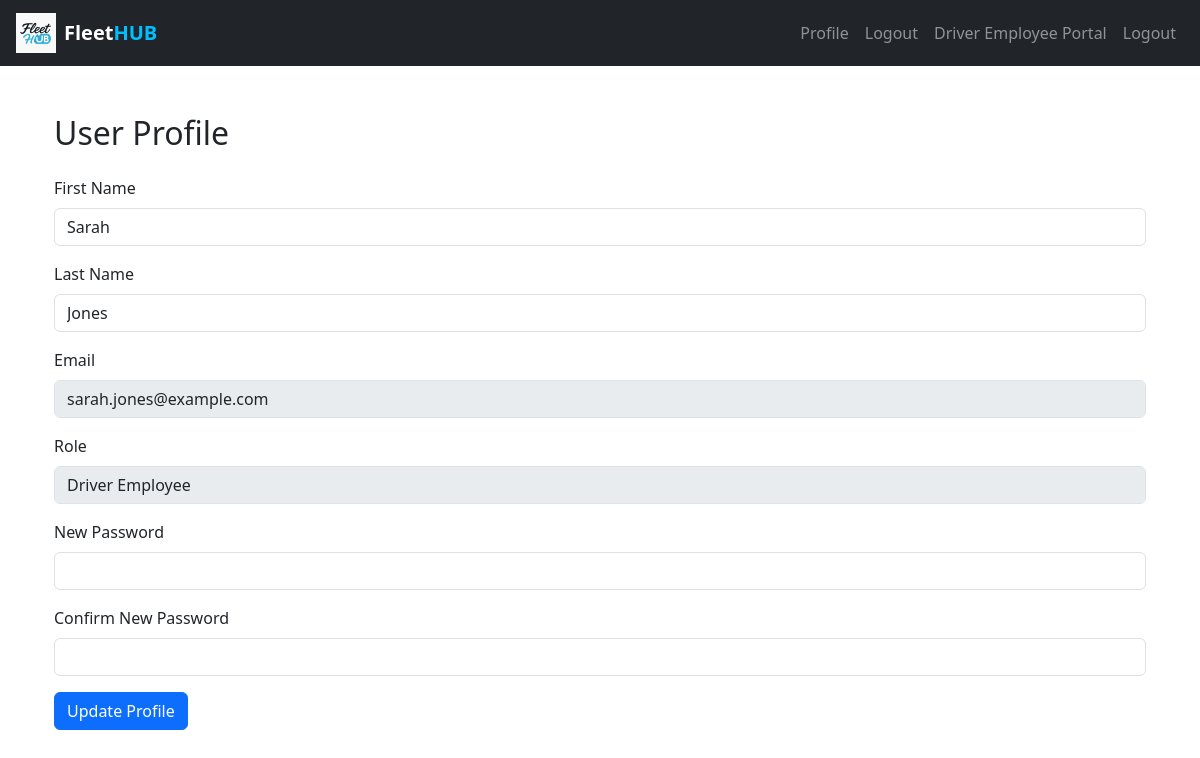
/profile (signed in), run on the app's committed database.
### website/models.py (models this page shows)
class User(db.Model, UserMixin):
    id = db.Column(db.Integer, primary_key=True)
    email = db.Column(db.String(150), unique=True)
    password = db.Column(db.String(150))
    first_name = db.Column(db.String(150))
    last_name = db.Column(db.String(150))
    role = db.Column(db.String(50))
    vehicles = db.relationship('Vehicle', backref='owner', lazy=True)

### website/views.py (the view, shortened to what this page needs)
@views.route('/profile', methods=['GET', 'POST'])
@login_required
def profile():
    return render_template('profile.html', user=current_user)

### website/__init__.py (called while the page is built)
def create_app():
    app = Flask(__name__)
    app.config['SECRET_KEY'] = 'hjshjhdjah kjshkjdhjs'
    app.config['SQLALCHEMY_DATABASE_URI'] = f'sqlite:///{DB_NAME}'
    db.init_app(app)
    from .views import views
    from .auth import auth
    app.register_blueprint(views, url_prefix='/')
    app.register_blueprint(auth, url_prefix='/')
    from .models import User
    with app.app_context():
        db.create_all()
    login_manager = LoginManager()
    login_manager.login_view = 'auth.login'
    login_manager.init_app(app)
    @login_manager.user_loader
    def load_user(id):
        return User.query.get(int(id))
    return app

### website/templates/profile.html (shortened to what this page needs)
{% extends "base.html" %}
{% block content %}
<div class="container mt-5">
  <h2 class="mb-4">User Profile</h2>
  <form method="POST">
    <div class="mb-3">
      <label class="form-label">First Name</label>
      <input type="text" class="form-control" name="first_name" value="{{ user.first_name }}" required>
    </div>
    <div class="mb-3">
      <label class="form-label">Last Name</label>
      <input type="text" class="form-control" name="last_name" value="{{ user.last_name }}">
    </div>
    <div class="mb-3">
      <label class="form-label">Email</label>
      <input type="email" class="form-control" value="{{ user.email }}" disabled>
    </div>
    <div class="mb-3">
      <label class="form-label">Role</label>
      <input type="text" class="form-control" value="{{ user.role }}" disabled>
    </div>
    <div class="mb-3">
      <label class="form-label">New Password</label>
      <input type="password" class="form-control" name="new_password">
    </div>
    <div class="mb-3">
      <label class="form-label">Confirm New Password</label>
      <input type="password" class="form-control" name="confirm_password">
    </div>
    <button type="submit" class="btn btn-primary">Update Profile</button>
  </form>
</div>
{% endblock %}

### data on the page
User: first_name "Sarah", last_name "Jones", email "sarah.jones@example.com", role "Driver Employee"
